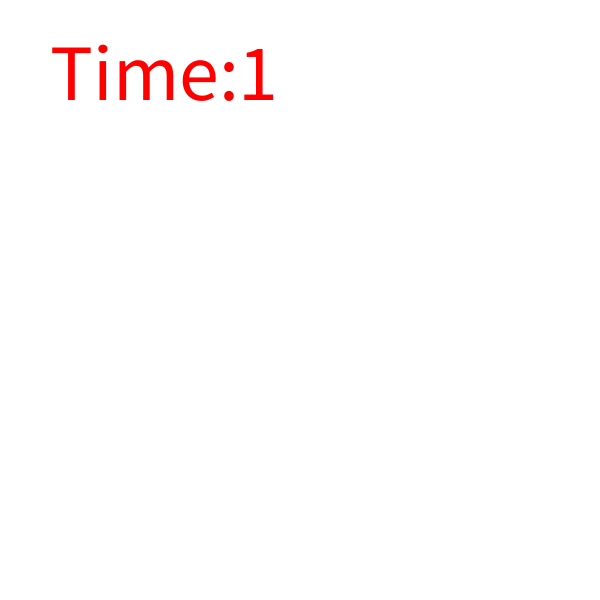
Frame 1 (no input)
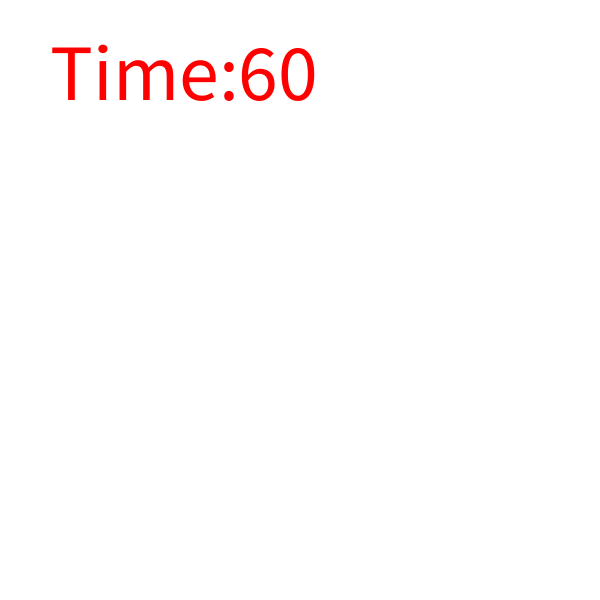
Frame 60 (the mouse pressed at the canvas centre just before this capture)
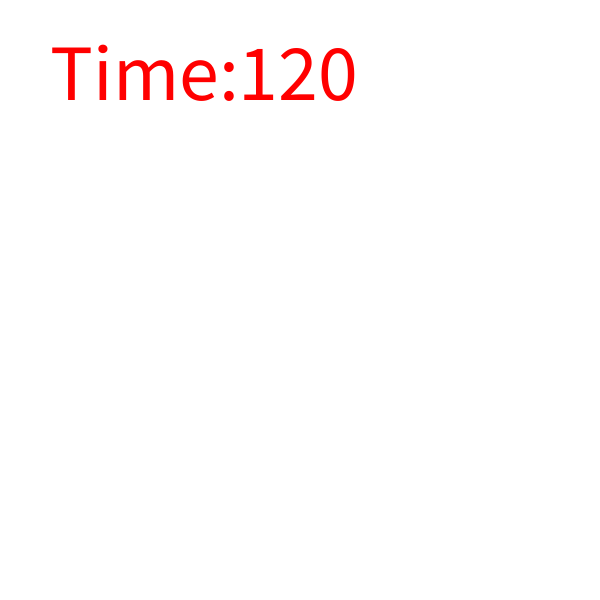
Frame 120 (the mouse held since frame 60 and released just before this capture)

The Processing sketch that drew these frames (run headless with seeded random() and noise(); from frame 60 on, the mouse is pressed at the canvas centre):

// Processing sketch: step01_3_frameCount_background
// ── step01_3_frameCount_background.pde
void setup()
{
  size(600,600);
  fill(255,0,0);
  textSize(80);
}
void draw()
{
  background(255);//白
  text("Time:"+frameCount, 50,100);
}//每秒60frame,過了幾個frame
